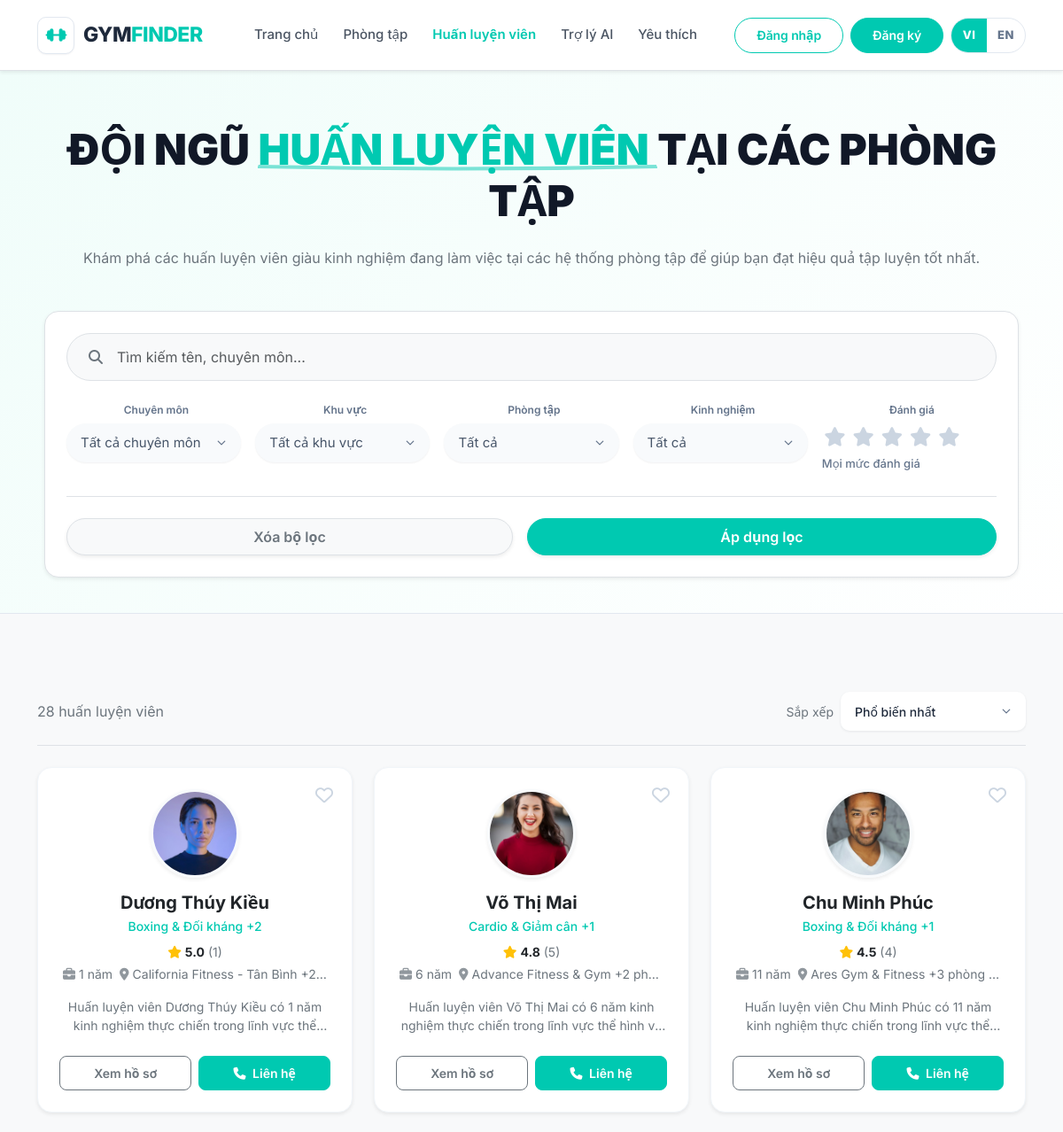
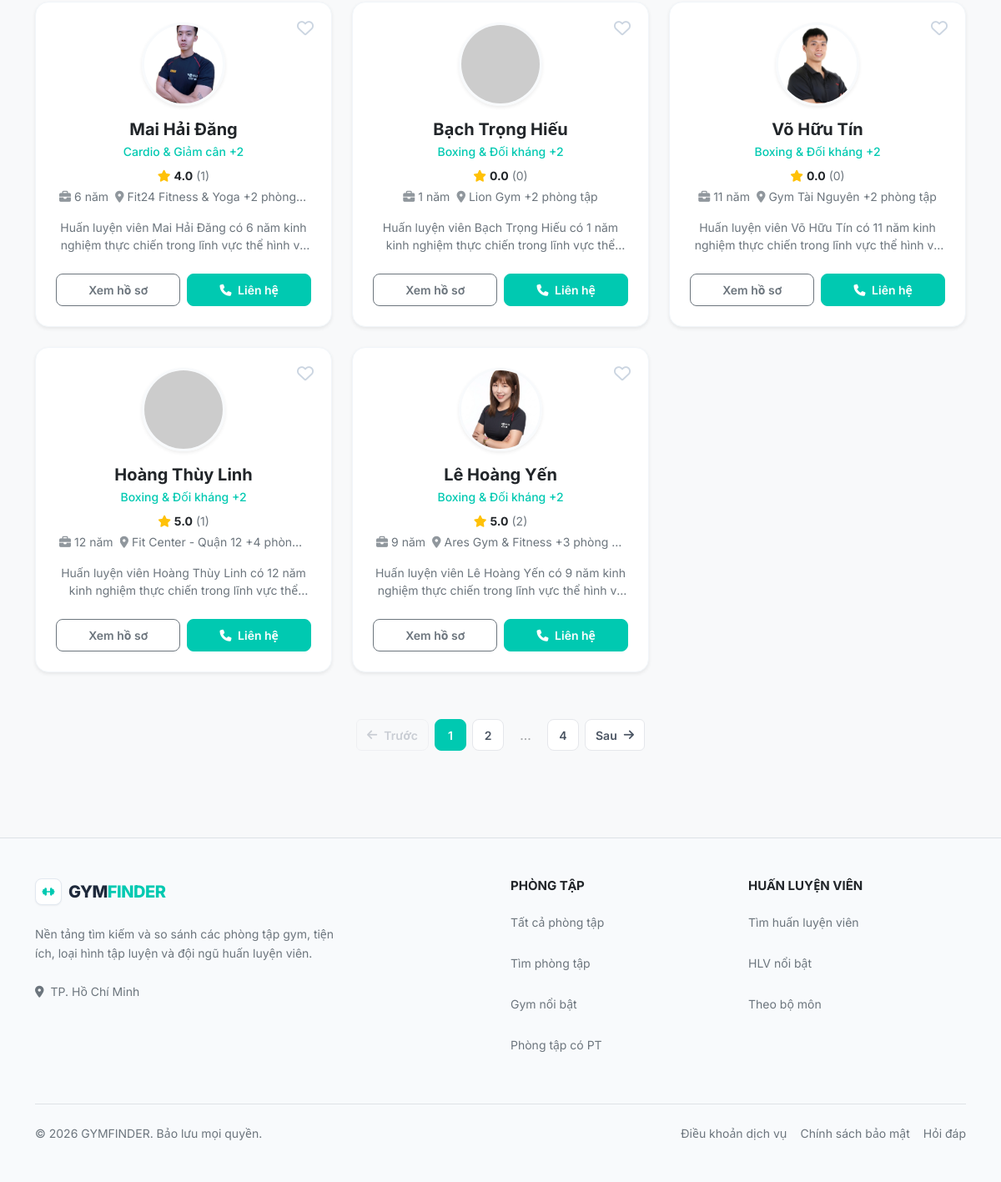
Screenshot of /pages/trainers/index.php with the database file from the repository (2 pictures, top to bottom).
### tables this page shows
CREATE TABLE trainers (
  id               INT UNSIGNED NOT NULL AUTO_INCREMENT,
  full_name        VARCHAR(100) NOT NULL,
  slug             VARCHAR(130) NOT NULL,
  avatar_url       VARCHAR(255) NULL,
  specialty_id     INT UNSIGNED NULL,
  years_experience TINYINT UNSIGNED NOT NULL,
  bio              TEXT         NULL,
  phone            VARCHAR(20)  NULL,
  email            VARCHAR(255) NULL,
  gym_id           INT UNSIGNED NULL,
  district_id      INT UNSIGNED NULL,
  avg_rating       DECIMAL(2,1) NOT NULL DEFAULT 0,
  review_count     INT UNSIGNED NOT NULL DEFAULT 0,
  is_featured      TINYINT(1)   NOT NULL DEFAULT 0,
  status           ENUM('active','hidden') NOT NULL DEFAULT 'active',
  created_at       DATETIME     NOT NULL DEFAULT CURRENT_TIMESTAMP,
  updated_at       DATETIME     NOT NULL DEFAULT CURRENT_TIMESTAMP ON UPDATE CURRENT_TIMESTAMP,

  PRIMARY KEY (id),
  UNIQUE KEY uq_trainers_slug (slug),

   
  KEY idx_trainers_status_featured (status, is_featured),
  KEY idx_trainers_exp             (years_experience),
  KEY idx_trainers_specialty       (specialty_id),
  KEY idx_trainers_gym             (gym_id),
  KEY idx_trainers_district        (district_id),

   
  CONSTRAINT fk_trainers_gym
    FOREIGN KEY (gym_id)       REFERENCES gyms(id)        ON DELETE SET NULL,
  CONSTRAINT fk_trainers_specialty
    FOREIGN KEY (specialty_id) REFERENCES specialties(id) ON DELETE SET NULL,
  CONSTRAINT fk_trainers_district
    FOREIGN KEY (district_id)  REFERENCES districts(id)   ON DELETE RESTRICT,

   
  CONSTRAINT chk_trainers_slug
    CHECK (slug NOT REGEXP '^[0-9]+$'),
  CONSTRAINT chk_trainers_exp
    CHECK (years_experience BETWEEN 0 AND 60),
  CONSTRAINT chk_trainers_rating
    CHECK (avg_rating BETWEEN 0 AND 5),
  CONSTRAINT chk_trainers_phone
    CHECK (phone IS NULL OR phone REGEXP '^\\+?[0-9]{9,14}$'),
  CONSTRAINT chk_trainers_featured
    CHECK (is_featured IN (0, 1))
);

CREATE TABLE specialties (
  id   INT UNSIGNED NOT NULL AUTO_INCREMENT,
  name VARCHAR(100) NOT NULL,
  slug VARCHAR(120) NOT NULL,

  PRIMARY KEY (id),
  UNIQUE KEY uq_specialties_name (name),
  UNIQUE KEY uq_specialties_slug (slug)
);

### pages/trainers/index.php (the view, shortened to what the rows shown need)
<?php
require_once dirname(__DIR__, 2) . '/backend/bootstrap.php';
$filters = [
    'keyword' => trim((string)($_GET['keyword'] ?? '')),
    'specialty_id' => $_GET['specialty_id'] ?? '',
    'district_id' => $_GET['district_id'] ?? '',
    'gym_id' => $_GET['gym_id'] ?? '',
    'featured' => $_GET['featured'] ?? '',
    'exp' => $_GET['exp'] ?? '',
    'min_rating' => $_GET['rating'] ?? '',
    'sort' => $_GET['sort'] ?? '',
    'page' => max(1, (int)($_GET['page'] ?? 1)),
    'limit' => 8,
];
$trainerPage = gf_search_trainers_paged($filters);
$trainers = $trainerPage['items'];
require dirname(__DIR__, 2) . '/includes/layout_head.php';
require dirname(__DIR__, 2) . '/includes/header.php';
?>
<div class="text-center gf-page-hero" style="background:linear-gradient(135deg,#f0fdfa 0%,#fff 100%);border-bottom:1px solid #e2e8f0;">
    <div class="container">
        <h1 class="hero-title text-uppercase"><?= gf_h(gf_t('ĐỘI NGŨ')) ?> <span class="text-primary position-relative"><?= gf_h(gf_t('HUẤN LUYỆN VIÊN')) ?>
            <svg class="position-absolute w-100 bottom-0 start-0 translate-middle-y text-primary opacity-50" style="height:10px" viewBox="0 0 100 10" preserveAspectRatio="none"><path d="M0 5 Q 50 10 100 5" stroke="currentColor" stroke-width="4" fill="transparent" /></svg>
        </span> <?= gf_h(gf_t('TẠI CÁC PHÒNG TẬP')) ?></h1>
    </div>
</div>
<div class="container py-5">
    <div class="row g-4">
        <?php foreach ($trainers as $trainer): $isFav = $user && gf_is_fav((int)$user['id'], 'trainer', (int)$trainer['id']); require dirname(__DIR__, 2).'/includes/trainer_card.php'; endforeach; ?>
    </div>
</div>
<?php require dirname(__DIR__, 2) . '/includes/footer.php'; ?>

### includes/trainer_card.php (shortened to what the rows shown need)
<?php
$isFav = !empty($isFav);
$viewer = gf_current_user();
$canFavorite = !($viewer && (($viewer['role'] ?? '') === 'admin'));
$href = gf_url('pages/trainers/detail.php?id=' . (int) $trainer['id']);
$heart = $isFav ? '<i class="fa-solid fa-heart text-danger"></i>' : '<i class="fa-regular fa-heart" style="color:#cbd5e1;"></i>';
?>
<div id="favorite-trainer-<?= (int)$trainer['id'] ?>" class="col-12 col-md-6 col-lg-4">
    <div class="trainer-card bg-white h-100 d-flex flex-column rounded-4 border-0 shadow-sm p-4 position-relative" style="border: 1px solid #f1f5f9 !important;">
        <?php if ($canFavorite): ?>
        <form method="post" action="<?= gf_h(gf_url('pages/user/favorite_toggle.php')) ?>" class="js-favorite-toggle position-absolute" data-api-url="<?= gf_h(gf_url('api/favorites')) ?>" data-login-url="<?= gf_h(gf_url('pages/auth/login.php')) ?>" data-favorited="<?= $isFav ? '1' : '0' ?>" style="top:15px;right:15px;z-index:3;">
            <button class="btn-trainer-favorite border-0 bg-transparent" type="submit" style="font-size:20px;" aria-label="<?= gf_h(gf_t('Yêu thích huấn luyện viên')) ?>" aria-pressed="<?= $isFav ? 'true' : 'false' ?>"><?= $heart ?></button>
        </form>
        <?php endif; ?>
        <div class="d-flex flex-column align-items-center text-center mb-3">
            <img src="<?= gf_h($trainer['avatar'] ?? '') ?>" alt="<?= gf_h($trainer['full_name']) ?>" class="rounded-circle object-fit-cover mb-3 shadow-sm" style="width:100px;height:100px;border:3px solid #f8fafc;" onerror="this.onerror=null;this.src='<?= gf_h(gf_avatar_fallback($trainer['full_name'] ?? 'Trainer')) ?>';">
            <h5 class="fw-bold mb-1">
                <a href="<?= gf_h($href) ?>" class="text-decoration-none text-dark stretched-link"><?= gf_h($trainer['full_name']) ?></a>
            </h5>
            <?php
            if (!function_exists('gf_ui_trainer_gym_ids')) {
                require_once __DIR__ . '/trainer_gyms_ui.php';
            }
            $cardSpecNames = gf_ui_trainer_specialty_names($trainer);
            $cardSpecNames = array_map(static fn ($n) => gf_t((string) $n), $cardSpecNames);
            if (count($cardSpecNames) > 1) {
                $cardSpecLabel = $cardSpecNames[0] . ' +' . (count($cardSpecNames) - 1);
            } else {
                $cardSpecLabel = $cardSpecNames[0] ?? '';
            }
            ?>
            <?php if ($cardSpecLabel !== ''): ?>
                <div class="text-primary fw-medium small mb-2"><?= gf_h($cardSpecLabel) ?></div>
            <?php endif; ?>
            <div class="small text-secondary mb-1">
                <i class="fa-solid fa-star text-warning"></i>
                <span class="text-dark fw-bold"><?= gf_h((string)$trainer['avg_rating']) ?></span>
                (<?= (int)$trainer['review_count'] ?>)
            </div>
            <?php
            $cardGymIds = gf_ui_trainer_gym_ids($trainer);
            if (count($cardGymIds) > 1) {
                $firstName = (string) ($trainer['gym_name'] ?? '');
                $cardGymLabel = $firstName !== ''
                    ? ($firstName . ' +' . (count($cardGymIds) - 1) . ' phòng tập')
                    : (count($cardGymIds) . ' phòng tập');
            } else {
                $cardGymLabel = gf_place_name((string) ($trainer['district_name'] ?? $trainer['gym_name'] ?? ''));
            }
            ?>
            <div class="d-flex align-items-center justify-content-center gap-2 small text-secondary w-100 px-1">
                <div class="trainer-card-exp text-nowrap flex-shrink-0"><i class="fa-solid fa-briefcase opacity-75 me-1"></i><?= (int)$trainer['years_experience'] ?>&nbsp;<?= gf_h(gf_lang() === 'en' ? 'yrs' : 'năm') ?></div>
                <?php if ($cardGymLabel !== ''): ?>
                <div class="trainer-card-place text-truncate min-w-0"><i class="fa-solid fa-location-dot opacity-75 me-1"></i><?= gf_h(gf_t($cardGymLabel)) ?></div>
                <?php endif; ?>
            </div>
        </div>
        <p class="text-secondary small text-center mb-4 flex-grow-1" style="display:-webkit-box;-webkit-line-clamp:2;-webkit-box-orient:vertical;overflow:hidden;"><?= gf_h(gf_t((string) ($trainer['bio'] ?? ''))) ?></p>
        <div class="d-flex gap-2 mt-auto position-relative" style="z-index:2;">
            <a href="<?= gf_h($href) ?>" class="btn btn-outline-secondary flex-grow-1 py-2 fw-semibold" style="font-size:14px;border-radius:8px;"><?= gf_h(gf_t('Xem hồ sơ')) ?></a>
            <?php
            $trainerAvatar = !empty($trainer['avatar']) ? $trainer['avatar'] : gf_avatar($trainer['avatar_url'] ?? null, (int)($trainer['id'] ?? 0), $trainer['full_name'] ?? '');
            $trainerSubtitle = ($cardSpecLabel !== '' ? $cardSpecLabel : ($trainer['specialty_name'] ?? '')) . (!empty($trainer['district_name']) ? ' • ' . gf_place_name((string) $trainer['district_name']) : '');
            ?>
            <button type="button" class="btn btn-primary flex-grow-1 py-2 fw-semibold btn-global-contact"
                data-type="trainer"
                data-type-label="<?= gf_h(gf_t('Huấn luyện viên cá nhân')) ?>"
                data-name="<?= gf_h($trainer['full_name'] ?? '') ?>"
                data-avatar="<?= gf_h($trainerAvatar) ?>"
                data-subtitle="<?= gf_h($trainerSubtitle) ?>"
                data-phone="<?= gf_h($trainer['phone'] ?? '') ?>"
                style="font-size:14px;border-radius:8px;">
                <i class="fa-solid fa-phone me-1"></i> <?= gf_h(gf_t('Liên hệ')) ?>
            </button>
        </div>
    </div>
</div>

### rows the page displays
trainers: shows a picture, full_name "Dương Thúy Kiều", avg_rating "5.0", review_count "1", years_experience "1", cardGymLabel "California Fitness - Tân Bình +2…", bio "Huấn luyện viên Dương Thúy Kiều có 1 năm kinh nghiệm thực chiến trong lĩnh vực…"
specialties: name "Boxing & Đối kháng +2"
trainers: shows a picture, full_name "Võ Thị Mai", avg_rating "4.8", review_count "5", years_experience "6", cardGymLabel "Advance Fitness & Gym +2 ph…", bio "Huấn luyện viên Võ Thị Mai có 6 năm kinh nghiệm thực chiến trong lĩnh vực thể hình…"
specialties: name "Cardio & Giảm cân +1", name "Cardio & Giảm cân +2", name "Boxing & Đối kháng +2"
trainers: shows a picture, full_name "Chu Minh Phúc", specialty.name "Boxing & Đối kháng +1", avg_rating "4.5", review_count "4", years_experience "11", cardGymLabel "Ares Gym & Fitness +3 phòng…", bio "Huấn luyện viên Chu Minh Phúc có 11 năm kinh nghiệm thực chiến trong lĩnh vực…"
trainers: shows a picture, full_name "Mai Hải Đăng", avg_rating "4.0", review_count "1", years_experience "6", cardGymLabel "Fit24 Fitness & Yoga +2 phòng…", bio "Huấn luyện viên Mai Hải Đăng có 6 năm kinh nghiệm thực chiến trong lĩnh vực thể hình…"
trainers: full_name "Bạch Trọng Hiếu", specialty.name "Boxing & Đối kháng +2", avg_rating "0.0", review_count "0", years_experience "1", cardGymLabel "Lion Gym +2 phòng tập", bio "Huấn luyện viên Bạch Trọng Hiếu có 1 năm kinh nghiệm thực chiến trong lĩnh vực…"
trainers: shows a picture, full_name "Võ Hữu Tín", avg_rating "0.0", review_count "0", years_experience "11", cardGymLabel "Gym Tài Nguyên +2 phòng tập", bio "Huấn luyện viên Võ Hữu Tín có 11 năm kinh nghiệm thực chiến trong lĩnh vực thể hình…"
trainers: full_name "Hoàng Thùy Linh", specialty.name "Boxing & Đối kháng +2", avg_rating "5.0", review_count "1", years_experience "12", cardGymLabel "Fit Center - Quận 12 +4 phòn…", bio "Huấn luyện viên Hoàng Thùy Linh có 12 năm kinh nghiệm thực chiến trong lĩnh vực…"
trainers: shows a picture, full_name "Lê Hoàng Yến", avg_rating "5.0", review_count "2", years_experience "9", cardGymLabel "Ares Gym & Fitness +3 phòng…", bio "Huấn luyện viên Lê Hoàng Yến có 9 năm kinh nghiệm thực chiến trong lĩnh vực thể hình…"

### other values shown
gf_h(gf_t('Trang chủ')) "Trang chủ"
gf_h(gf_t('Phòng tập')) "Phòng tập"
gf_h(gf_t('Huấn luyện viên')) "Huấn luyện viên"
gf_h(gf_t('Trợ lý AI')) "Trợ lý AI"
gf_h(gf_t('Yêu thích')) "Yêu thích"
gf_h(gf_t('Đăng nhập')) "Đăng nhập"
gf_h(gf_t('Đăng ký')) "Đăng ký"
gf_h(gf_t('ĐỘI NGŨ')) "ĐỘI NGŨ"
gf_h(gf_t('HUẤN LUYỆN VIÊN')) "HUẤN LUYỆN VIÊN"
gf_h(gf_t('TẠI CÁC PHÒNG TẬP')) "TẠI CÁC PHÒNG TẬP"
gf_h(gf_t('Chuyên môn')) "Chuyên môn"
gf_h(gf_t('Khu vực')) "Khu vực"
gf_h(gf_t('Kinh nghiệm')) "Kinh nghiệm"
gf_h(gf_t('Đánh giá')) "Đánh giá"
gf_h(gf_t('Xóa bộ lọc')) "Xóa bộ lọc"
